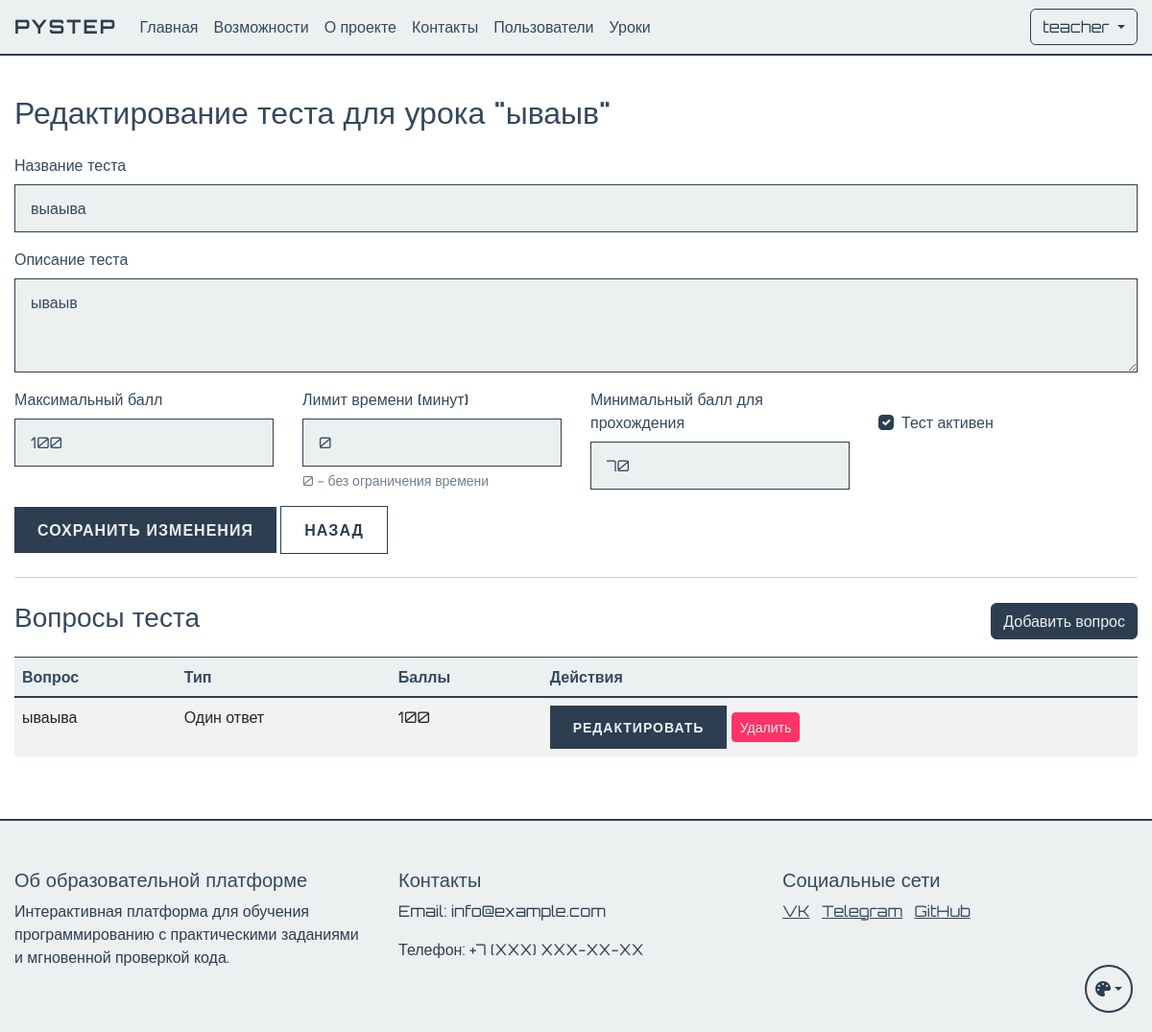
Page /admin/lessons/1/test/edit (signed in) on the committed database.
### app.py (models this page shows, shortened)
class User(UserMixin, db.Model):
    id = db.Column(db.Integer, primary_key=True)
    name = db.Column(db.String(100), nullable=False)
    username = db.Column(db.String(80), unique=True, nullable=False)
    email = db.Column(db.String(120), unique=True, nullable=False)
    password_hash = db.Column(db.String(128))
    is_admin = db.Column(db.Boolean, default=False)
    user_type = db.Column(db.String(20), default='student')  # student, teacher, admin
    created_by = db.Column(db.Integer, db.ForeignKey('user.id'), nullable=True)  # ID пользователя, создавшего этого пользователя
    created_at = db.Column(db.DateTime, default=db.func.now())
    last_login = db.Column(db.DateTime)
    is_active = db.Column(db.Boolean, default=True)
    progress = db.relationship('UserProgress', backref='user', lazy=True)
    ratings = db.relationship('UserRating', backref='user', lazy=True)
    created_users = db.relationship('User', backref=db.backref('creator', remote_side=[id]))

class Lesson(db.Model):
    id = db.Column(db.Integer, primary_key=True)
    order_number = db.Column(db.Integer, unique=True, nullable=False)
    title = db.Column(db.String(200), nullable=False)
    description = db.Column(db.Text)
    is_active = db.Column(db.Boolean, default=True)
    created_at = db.Column(db.DateTime, default=db.func.now())
    theory_content = db.Column(db.Text)
    theory_test = db.relationship('TheoryTest', backref='lesson', uselist=False)
    practice_tasks = db.relationship('PracticeTask', backref='lesson', lazy=True)
    required_lesson_id = db.Column(db.Integer, db.ForeignKey('lesson.id'), nullable=True)
    required_lesson = db.relationship('Lesson', remote_side=[id], backref='next_lessons')

class TheoryTest(db.Model):
    id = db.Column(db.Integer, primary_key=True)
    lesson_id = db.Column(db.Integer, db.ForeignKey('lesson.id'), nullable=False)
    title = db.Column(db.String(200), nullable=False)
    description = db.Column(db.Text)
    max_score = db.Column(db.Integer, default=100)
    time_limit = db.Column(db.Integer)  # Время на прохождение в минутах
    questions = db.relationship('TestQuestion', backref='test', lazy=True)
    created_at = db.Column(db.DateTime, default=db.func.now())
    updated_at = db.Column(db.DateTime, default=db.func.now(), onupdate=db.func.now())
    is_active = db.Column(db.Boolean, default=True)
    required_score = db.Column(db.Integer, default=70)  # Минимальный балл для прохождения

class TestQuestion(db.Model):
    id = db.Column(db.Integer, primary_key=True)
    test_id = db.Column(db.Integer, db.ForeignKey('theory_test.id'), nullable=False)
    question_text = db.Column(db.Text, nullable=False)
    question_type = db.Column(db.String(20), nullable=False)  # single_choice, multiple_choice, text
    correct_answer = db.Column(db.String(200), nullable=False)
    options = db.Column(db.JSON)  # Список вариантов ответов
    points = db.Column(db.Integer, default=1)  # Баллы за правильный ответ
    explanation = db.Column(db.Text)  # Объяснение правильного ответа
    created_at = db.Column(db.DateTime, default=db.func.now())
    updated_at = db.Column(db.DateTime, default=db.func.now(), onupdate=db.func.now())

### app.py (the view, shortened to what this page needs)
@app.route('/admin/lessons/<int:lesson_id>/test/edit', methods=['GET', 'POST'])
@login_required
def edit_theory_test(lesson_id):
    if not current_user.is_admin:
        abort(403)
    lesson = Lesson.query.get_or_404(lesson_id)
    test = TheoryTest.query.filter_by(lesson_id=lesson_id).first()
    if not test:
        return redirect(url_for('add_theory_test', lesson_id=lesson_id))
    return render_template('edit_theory_test.html', lesson=lesson, test=test)

### app.py (called while the page is built)
@login_manager.user_loader
def load_user(user_id):
    return db.session.get(User, int(user_id))

### templates/edit_theory_test.html (shortened to what this page needs)
{% extends "base.html" %}
{% block content %}
<div class="container mt-4">
    <h2>Редактирование теста для урока "{{ lesson.title }}"</h2>
    <form method="POST" class="mt-4">
        <div class="mb-3">
            <label for="title" class="form-label">Название теста</label>
            <input type="text" class="form-control" id="title" name="title" value="{{ test.title }}" required>
        </div>
        <div class="mb-3">
            <label for="description" class="form-label">Описание теста</label>
            <textarea class="form-control" id="description" name="description" rows="3">{{ test.description }}</textarea>
        </div>
        <div class="row">
            <div class="col-md-3 mb-3">
                <label for="max_score" class="form-label">Максимальный балл</label>
                <input type="number" class="form-control" id="max_score" name="max_score" value="{{ test.max_score }}" min="1" required>
            </div>
            <div class="col-md-3 mb-3">
                <label for="time_limit" class="form-label">Лимит времени (минут)</label>
                <input type="number" class="form-control" id="time_limit" name="time_limit" value="{{ test.time_limit }}" min="0">
                <div class="form-text">0 - без ограничения времени</div>
            </div>
            <div class="col-md-3 mb-3">
                <label for="required_score" class="form-label">Минимальный балл для прохождения</label>
                <input type="number" class="form-control" id="required_score" name="required_score" value="{{ test.required_score }}" min="1" required>
            </div>
            <div class="col-md-3 mb-3">
                <div class="form-check mt-4">
                    <input class="form-check-input" type="checkbox" id="is_active" name="is_active" {% if test.is_active %}checked{% endif %}>
                    <label class="form-check-label" for="is_active">
                        Тест активен
                    </label>
                </div>
            </div>
        </div>
        <div class="mb-3">
            <button type="submit" class="btn btn-primary">Сохранить изменения</button>
            <a href="{{ url_for('view_lesson', lesson_id=lesson.id) }}" class="btn btn-secondary">
                 Назад
            </a>
        </div>
    </form>
    <hr class="my-4">
    <div class="d-flex justify-content-between align-items-center mb-3">
        <h3>Вопросы теста</h3>
        <a href="{{ url_for('add_test_question', lesson_id=lesson.id) }}" class="btn btn-success">Добавить вопрос</a>
    </div>
    {% if test.questions %}
    <div class="table-responsive">
        <table class="table table-striped">
            <thead>
                <tr>
                    <th>Вопрос</th>
                    <th>Тип</th>
                    <th>Баллы</th>
                    <th>Действия</th>
                </tr>
            </thead>
            <tbody>
                {% for question in test.questions %}
                <tr>
                    <td>{{ question.question_text }}</td>
                    <td>
                        {% if question.question_type == 'single_choice' %}
                        Один ответ
                        {% elif question.question_type == 'multiple_choice' %}
                        Несколько ответов
                        {% else %}
                        Текстовый ответ
                        {% endif %}
                    </td>
                    <td>{{ question.points }}</td>
                    <td>
                        <a href="{{ url_for('edit_test_question', lesson_id=lesson.id, question_id=question.id) }}" class="btn btn-sm btn-primary">Редактировать</a>
                        <form method="POST" action="{{ url_for('delete_test_question', lesson_id=lesson.id, question_id=question.id) }}" class="d-inline">
                            <button type="submit" class="btn btn-sm btn-danger" onclick="return confirm('Вы уверены, что хотите удалить этот вопрос?')">Удалить</button>
                        </form>
                    </td>
                </tr>
                {% endfor %}
            </tbody>
        </table>
    </div>
    {% else %}
    <div class="alert alert-info">
        В тесте пока нет вопросов. Добавьте первый вопрос.
    </div>
    {% endif %}
</div>
{% endblock %}

### templates/base.html (shortened to what this page needs)
<!DOCTYPE html>
<html lang="ru">
<head>
    <link href="https://cdn.jsdelivr.net/npm/bootstrap@5.3.0/dist/css/bootstrap.min.css" rel="stylesheet">
    <link href="{{ url_for('static', filename='css/themes.css') }}" rel="stylesheet">
    <link href="{{ url_for('static', filename='css/base.css') }}" rel="stylesheet">
    <link href="{{ url_for('static', filename='css/components.css') }}" rel="stylesheet">
    <link href="{{ url_for('static', filename='css/forms.css') }}" rel="stylesheet">
    <link href="{{ url_for('static', filename='css/tables.css') }}" rel="stylesheet">
    <link href="{{ url_for('static', filename='css/layout.css') }}" rel="stylesheet">
</head>
<body>
    <nav class="navbar navbar-expand-lg navbar-dark">
        <div class="container">
            <a class="navbar-brand" href="{{ url_for('index') }}">PyStep</a>
            <div class="collapse navbar-collapse" id="navbarNav">
                <ul class="navbar-nav me-auto">
                    <li class="nav-item">
                        <a class="nav-link" href="{{ url_for('index') }}">Главная</a>
                    </li>
                    <li class="nav-item">
                        <a class="nav-link" href="/#features">Возможности</a>
                    </li>
                    <li class="nav-item">
                        <a class="nav-link" href="/#about">О проекте</a>
                    </li>
                    <li class="nav-item">
                        <a class="nav-link" href="/#contact">Контакты</a>
                    </li>
                    {% if current_user.is_admin %}
                    <li class="nav-item">
                            <a class="nav-link" href="{{ url_for('user_list') }}">Пользователи</a>
                    </li>
                    <li class="nav-item">
                            <a class="nav-link" href="{{ url_for('lesson_list') }}">Уроки</a>
                    </li>
                    {% endif %}
                </ul>
                <div class="d-flex">
                    {% if current_user.is_authenticated %}
                        <div class="dropdown">
                            <button class="btn btn-outline-light dropdown-toggle" type="button" id="userMenu" data-bs-toggle="dropdown">
                                {{ current_user.username }}
                            </button>
                        </div>
                    {% else %}
                        <a href="{{ url_for('login') }}" class="btn btn-outline-light me-2">Войти</a>
                    {% endif %}
                </div>
            </div>
        </div>
    </nav>
    {% block content %}{% endblock %}
    <footer class="footer mt-5">
        <div class="container">
            <div class="row">
                <div class="col-md-4">
                    <h5>Об образовательной платформе</h5>
                    <p>Интерактивная платформа для обучения программированию с практическими заданиями и мгновенной проверкой кода.</p>
                </div>
                <div class="col-md-4">
                    <h5>Контакты</h5>
                    <p>Email: info@example.com</p>
                    <p>Телефон: +7 (XXX) XXX-XX-XX</p>
                </div>
                <div class="col-md-4">
                    <h5>Социальные сети</h5>
                    <a href="#" class="text-white me-2">VK</a>
                    <a href="#" class="text-white me-2">Telegram</a>
                    <a href="#" class="text-white">GitHub</a>
                </div>
            </div>
        </div>
    </footer>
    <div class="theme-switch">
        <button class="btn dropdown-toggle" type="button" id="themeDropdown" data-bs-toggle="dropdown" aria-expanded="false">
            <i class="fa-solid fa-palette"></i>
        </button>
    </div>
    <link rel="stylesheet" href="https://cdnjs.cloudflare.com/ajax/libs/font-awesome/6.5.1/css/all.min.css">
</body>
</html>

### static/css/themes.css (style rules this page uses)
:root[data-theme="classic"] { --cyber-primary: #2c3e50; --cyber-secondary: #34495e; --cyber-dark: #ecf0f1; --cyber-bg: #ffffff; --cyber-text: #2c3e50; --cyber-text-light: #34495e; --cyber-text-muted: #7f8c8d; --cyber-card-bg: #ecf0f1; --cyber-text-dark: #2c3e50; --cyber-info: #3498db; }

### static/css/base.css (style rules this page uses)
body { font-family: 'Orbitron', sans-serif; background-color: var(--cyber-bg); color: var(--cyber-text); min-height: 100vh; display: flex; flex-direction: column; opacity: 0; transition: opacity 0.3s ease; }
body.theme-loaded { opacity: 1; }
h1, h2, h3, h4, h5, h6 { color: var(--cyber-text-light); }
p { color: var(--cyber-text); }
.text-white { color: var(--cyber-text-light) !important; }
.navbar { background-color: var(--cyber-dark) !important; border-bottom: 2px solid var(--cyber-primary); }
.navbar-brand { color: var(--cyber-primary) !important; font-weight: 700; text-transform: uppercase; letter-spacing: 2px; }
.nav-link { color: var(--cyber-text-light) !important; transition: all 0.3s ease; }
.footer { background-color: var(--cyber-dark); border-top: 2px solid var(--cyber-primary); color: var(--cyber-text-light); padding: 50px 0; margin-top: auto; }

### static/css/components.css (style rules this page uses)
.btn-outline-light { border-color: var(--cyber-primary); color: var(--cyber-primary); transition: all 0.3s ease; }

### static/css/forms.css (style rules this page uses)
.form-control { background-color: var(--cyber-card-bg); border: 1px solid var(--cyber-primary); color: var(--cyber-text-light); border-radius: 0; padding: 0.75rem 1rem; transition: all 0.3s ease; }
.form-label { color: var(--cyber-text-light); font-weight: 500; margin-bottom: 0.5rem; }
.form-text { color: var(--cyber-text-muted); }
.form-check-input { background-color: var(--cyber-card-bg); border-color: var(--cyber-primary); }
.form-check-input:checked { background-color: var(--cyber-primary); border-color: var(--cyber-primary); }
.form-check-label { color: var(--cyber-text-light); }

### static/css/tables.css (style rules this page uses)
.table { color: var(--cyber-text-light); }
.table thead th { background-color: var(--cyber-card-bg); border-bottom: 2px solid var(--cyber-primary); color: var(--cyber-text-light); }
.table tbody tr { background-color: var(--cyber-card-bg); border-bottom: 1px solid rgba(0, 255, 157, 0.1); }

### static/css/layout.css (style rules this page uses)
.container { max-width: 1200px; margin: 0 auto; padding: 0 15px; }
.row { margin: 0 -15px; }
.col, [class*="col-"] { padding: 0 15px; }
.mt-4 { margin-top: 1.5rem; }
.mt-5 { margin-top: 3rem; }
.mb-3 { margin-bottom: 1rem; }
.d-flex { display: flex; }
.justify-content-between { justify-content: space-between; }
.align-items-center { align-items: center; }

### rows in the picture
User: username "teacher"
Lesson: title "ываыв"
TheoryTest: title "выаыва", description "ываыв", max_score "100", time_limit "0", required_score "70", is_active "☑"
TestQuestion: question_text "ываыва", question_type "Один ответ", points "100"
